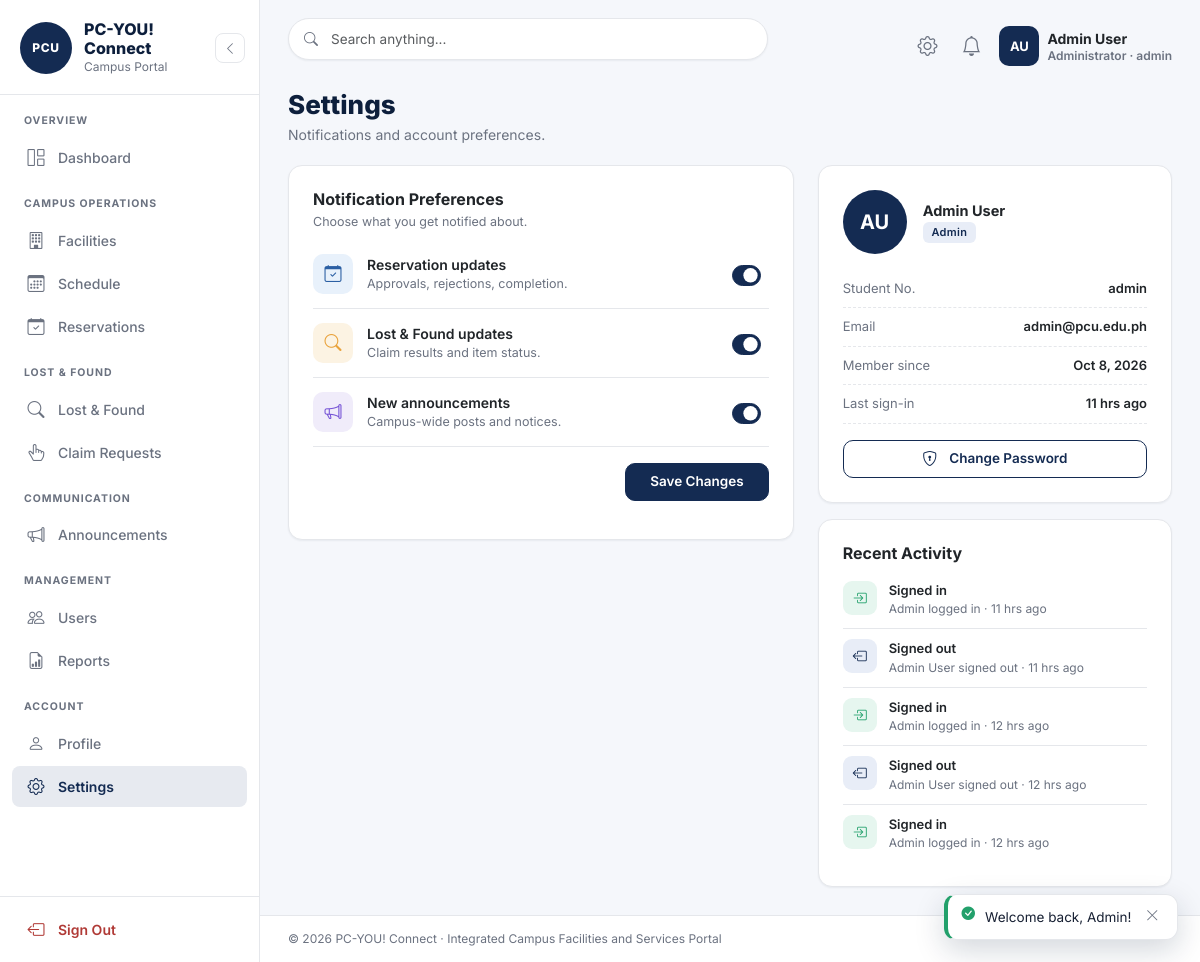
Screenshot of /user/settings.php (signed in) with the database file from the repository.
### tables this page shows
CREATE TABLE `users` (
  `id` int(11) NOT NULL,
  `role` enum('student','faculty','staff','admin') NOT NULL DEFAULT 'student',
  `user_id` varchar(50) NOT NULL,
  `first_name` varchar(60) NOT NULL,
  `last_name` varchar(60) NOT NULL,
  `email` varchar(140) DEFAULT NULL,
  `password` varchar(255) NOT NULL,
  `avatar` varchar(255) DEFAULT NULL,
  `status` enum('active','inactive') NOT NULL DEFAULT 'active',
  `settings` text DEFAULT NULL,
  `remember_token` varchar(64) DEFAULT NULL,
  `created_at` timestamp NOT NULL DEFAULT current_timestamp(),
  `updated_at` timestamp NOT NULL DEFAULT current_timestamp() ON UPDATE current_timestamp()
);

CREATE TABLE `activity_logs` (
  `id` int(11) NOT NULL,
  `user_id` int(11) DEFAULT NULL,
  `action` varchar(80) NOT NULL,
  `description` text DEFAULT NULL,
  `ip_address` varchar(45) DEFAULT NULL,
  `created_at` timestamp NOT NULL DEFAULT current_timestamp()
);

### includes/functions.php (called while the page is built, shortened)
<?php
require_once __DIR__ . '/../config/database.php';
function e($v): string { return htmlspecialchars((string)$v, ENT_QUOTES, 'UTF-8'); }
function db_scalar(string $sql, array $p = []) { $st = db()->prepare($sql); $st->execute($p); return $st->fetchColumn(); }
function time_ago(?string $dt): string {
    $d = time() - strtotime($dt);
    if ($d < 86400)  { $h = floor($d / 3600); return $h . ($h == 1 ? ' hr' : ' hrs') . ' ago'; }
    return date('M j, Y', strtotime($dt));
}
function fmt_date($d): string   { return $d ? date('M j, Y', strtotime($d)) : '—'; }
function initials(string $f, string $l): string { return strtoupper(mb_substr($f, 0, 1) . mb_substr($l, 0, 1)); }
function user_pref(int $uid, string $key, bool $def = true): bool {
    $s = db_scalar('SELECT settings FROM users WHERE id=?', [$uid]);
    if (!$s) return $def;
    $a = json_decode($s, true) ?: [];
    return isset($a[$key]) ? (bool)$a[$key] : $def;
}

### includes/auth.php (called while the page is built, shortened)
<?php
require_once __DIR__ . '/functions.php';
function current_user(): ?array { return $_SESSION['user'] ?? null; }
function is_logged_in(): bool   { return isset($_SESSION['user']); }
function require_login(): array {
    if (is_logged_in()) return $_SESSION['user'];
}

### config/database.php (called while the page is built, shortened)
<?php
class Database {
    private static ?PDO $pdo = null;
    public static function conn(): PDO {
        if (self::$pdo === null) {
            self::$pdo = new PDO(
                'mysql:host=' . self::HOST . ';dbname=' . self::NAME . ';charset=utf8mb4',
                self::USER, self::PASS,
                [
                    PDO::ATTR_ERRMODE            => PDO::ERRMODE_EXCEPTION,
                    PDO::ATTR_DEFAULT_FETCH_MODE => PDO::FETCH_ASSOC,
                    PDO::ATTR_EMULATE_PREPARES   => false,
                ]
            );
        }
        return self::$pdo;
    }
}
function db(): PDO { return Database::conn(); }

### user/settings.php (the view, shortened to what this page needs)
<?php
require_once '../includes/auth.php';
 $u = require_login();
 $on = [
    'notify_reservation'  => user_pref((int)$u['id'], 'notify_reservation'),
    'notify_lost_found'   => user_pref((int)$u['id'], 'notify_lost_found'),
    'notify_announcement' => user_pref((int)$u['id'], 'notify_announcement'),
];
 $lastLogin = db_scalar("SELECT created_at FROM activity_logs WHERE user_id=? AND action='login' ORDER BY created_at DESC LIMIT 1", [(int)$u['id']]);
 $me = db()->prepare('SELECT * FROM users WHERE id=?'); $me->execute([(int)$u['id']]); $me = $me->fetch();
 $acts = db()->prepare('SELECT action, description, created_at FROM activity_logs WHERE user_id=? ORDER BY created_at DESC LIMIT 5');
 $acts->execute([(int)$u['id']]); $acts = $acts->fetchAll();
if (!function_exists('act_icon')) {
    function act_icon(string $a): array {
        if ($a === 'login')                      return ['bi-box-arrow-in-right', 'icon-success'];
        if ($a === 'logout')                     return ['bi-box-arrow-left',     'icon-navy'];
        return ['bi-check2', 'icon-navy'];
    }
}
function act_label(string $a): string {
    $map = ['login' => 'Signed in', 'logout' => 'Signed out', 'settings_update' => 'Settings updated',
            'reservation_create' => 'Reservation submitted', 'reservation_cancel' => 'Reservation cancelled',
            'lf_add' => 'Item reported', 'lf_claim' => 'Claim submitted', 'profile_update' => 'Profile updated',
            'password_change' => 'Password changed'];
    return $map[$a] ?? ucwords(str_replace('_', ' ', $a));
}
require_once '../includes/sidebar.php';
require_once '../includes/header.php';
?>
<div class="page-head">
  <div><h1 class="page-title">Settings</h1><p class="page-sub">Notifications and account preferences.</p></div>
</div>
<div class="row g-4">
  <div class="col-lg-7">
    <div class="card p-4">
      <h6 class="card-title mb-1">Notification Preferences</h6>
      <p class="muted-sm mb-2">Choose what you get notified about.</p>
      <form method="post">
        <div class="set-row">
          <span class="stat-icon icon-info"><i class="bi bi-calendar-check"></i></span>
          <div class="flex-grow-1">
            <div class="set-title">Reservation updates</div>
            <div class="set-desc">Approvals, rejections, completion.</div>
          </div>
          <div class="form-check form-switch">
            <input class="form-check-input" type="checkbox" id="notify_reservation" name="notify_reservation" <?= $on['notify_reservation'] ? 'checked' : '' ?>>
          </div>
        </div>
        <div class="set-row">
          <span class="stat-icon icon-warning"><i class="bi bi-search"></i></span>
          <div class="flex-grow-1">
            <div class="set-title">Lost &amp; Found updates</div>
            <div class="set-desc">Claim results and item status.</div>
          </div>
          <div class="form-check form-switch">
            <input class="form-check-input" type="checkbox" id="notify_lost_found" name="notify_lost_found" <?= $on['notify_lost_found'] ? 'checked' : '' ?>>
          </div>
        </div>
        <div class="set-row">
          <span class="stat-icon icon-purple"><i class="bi bi-megaphone"></i></span>
          <div class="flex-grow-1">
            <div class="set-title">New announcements</div>
            <div class="set-desc">Campus-wide posts and notices.</div>
          </div>
          <div class="form-check form-switch">
            <input class="form-check-input" type="checkbox" id="notify_announcement" name="notify_announcement" <?= $on['notify_announcement'] ? 'checked' : '' ?>>
          </div>
        </div>
        <div class="d-flex justify-content-end mt-3">
          <button class="btn btn-navy px-4">Save Changes</button>
        </div>
      </form>
    </div>
  </div>
  <div class="col-lg-5 d-flex flex-column gap-3">
    <div class="card p-4">
      <div class="d-flex align-items-center gap-3 mb-3">
        <span class="avatar lg"><?= e(initials($me['first_name'], $me['last_name'])) ?></span>
        <div>
          <div class="fw-bold"><?= e($me['first_name'] . ' ' . $me['last_name']) ?></div>
          <span class="badge badge-soft soft-primary"><?= ucfirst($me['role']) ?></span>
        </div>
      </div>
      <div class="info-row"><span class="k">Student No.</span><span class="v"><?= e($me['user_id']) ?></span></div>
      <div class="info-row"><span class="k">Email</span><span class="v"><?= e($me['email'] ?: 'Not set') ?></span></div>
      <div class="info-row"><span class="k">Member since</span><span class="v"><?= fmt_date($me['created_at']) ?></span></div>
      <div class="info-row"><span class="k">Last sign-in</span><span class="v"><?= $lastLogin ? time_ago($lastLogin) : '—' ?></span></div>
      <a class="btn btn-outline-navy w-100 mt-3" href="profile.php"><i class="bi bi-shield-lock me-1"></i>Change Password</a>
    </div>
    <div class="card p-4">
      <h6 class="card-title mb-2">Recent Activity</h6>
      <?php if (!$acts): ?>
        <div class="muted-sm">No activity yet.</div>
      <?php else: foreach ($acts as $a): [$ai, $at] = act_icon($a['action']); ?>
        <div class="act-row">
          <span class="stat-icon <?= $at ?>"><i class="bi <?= $ai ?>"></i></span>
          <div class="flex-grow-1">
            <div class="act-text"><?= e(act_label($a['action'])) ?></div>
            <div class="act-sub"><?= e(mb_substr((string)$a['description'], 0, 60)) ?> · <?= time_ago($a['created_at']) ?></div>
          </div>
        </div>
      <?php endforeach; endif; ?>
    </div>
  </div>
</div>
<?php require_once '../includes/footer.php'; ?>

### includes/navbar.php (shortened to what this page needs)
<?php
 $navUser  = current_user();
 $navAdmin = ($navUser['role'] ?? '') === 'admin';
 $parts = preg_split('/\s+/', $navUser['name']);
 $ini = strtoupper(mb_substr($parts[0], 0, 1) . mb_substr(end($parts), 0, 1));
?>
<header class="app-navbar">
  <form class="nav-search" role="search">
    <input type="search" name="q" class="form-control" placeholder="Search anything..." value="<?= e($_GET['q'] ?? '') ?>" aria-label="Search">
  </form>
  <div class="nav-right ms-auto d-flex align-items-center gap-1">
    <div class="dropdown">
      <button class="btn btn-icon" data-bs-toggle="dropdown" type="button" aria-label="Quick links" title="Quick links"><i class="bi bi-gear fs-5"></i></button>
    </div>
    <div class="dropdown">
      <button class="btn btn-icon position-relative" data-bs-toggle="dropdown" type="button" aria-label="Notifications" title="Notifications">
        <i class="bi bi-bell fs-5"></i>
      </button>
    </div>
    <div class="dropdown">
      <button class="nav-user ms-1 btn p-0 border-0 bg-transparent d-flex align-items-center gap-2" data-bs-toggle="dropdown" type="button" aria-label="Account menu">
        <span class="avatar"><?= e($ini) ?></span>
        <div class="d-none d-md-block lh-sm text-start">
          <div class="nav-user-name"><?= e($navUser['name']) ?></div>
          <div class="nav-user-role"><?= $navAdmin ? 'Administrator' : ucfirst($navUser['role']) ?> · <?= e($navUser['user_id']) ?></div>
        </div>
      </button>
    </div>
  </div>
</header>

### rows the page displays
users: first_name "AU", user "admin", initials($me['first_name'], $me['last_name']) "AU", first_name+last_name "Admin User", role "Admin", email "admin@pcu.edu.ph", created_at "Oct 8, 2026"
activity_logs: created_at "11 hrs ago", action "Signed in", description "Admin logged in"
activity_logs: action "Signed out", description "Admin User signed out", created_at "11 hrs ago"
activity_logs: action "Signed in", description "Admin logged in", created_at "12 hrs ago"
activity_logs: action "Signed out", description "Admin User signed out", created_at "12 hrs ago"
activity_logs: action "Signed in", description "Admin logged in", created_at "12 hrs ago"

### other values shown
$navUser['name'] "Admin User"
